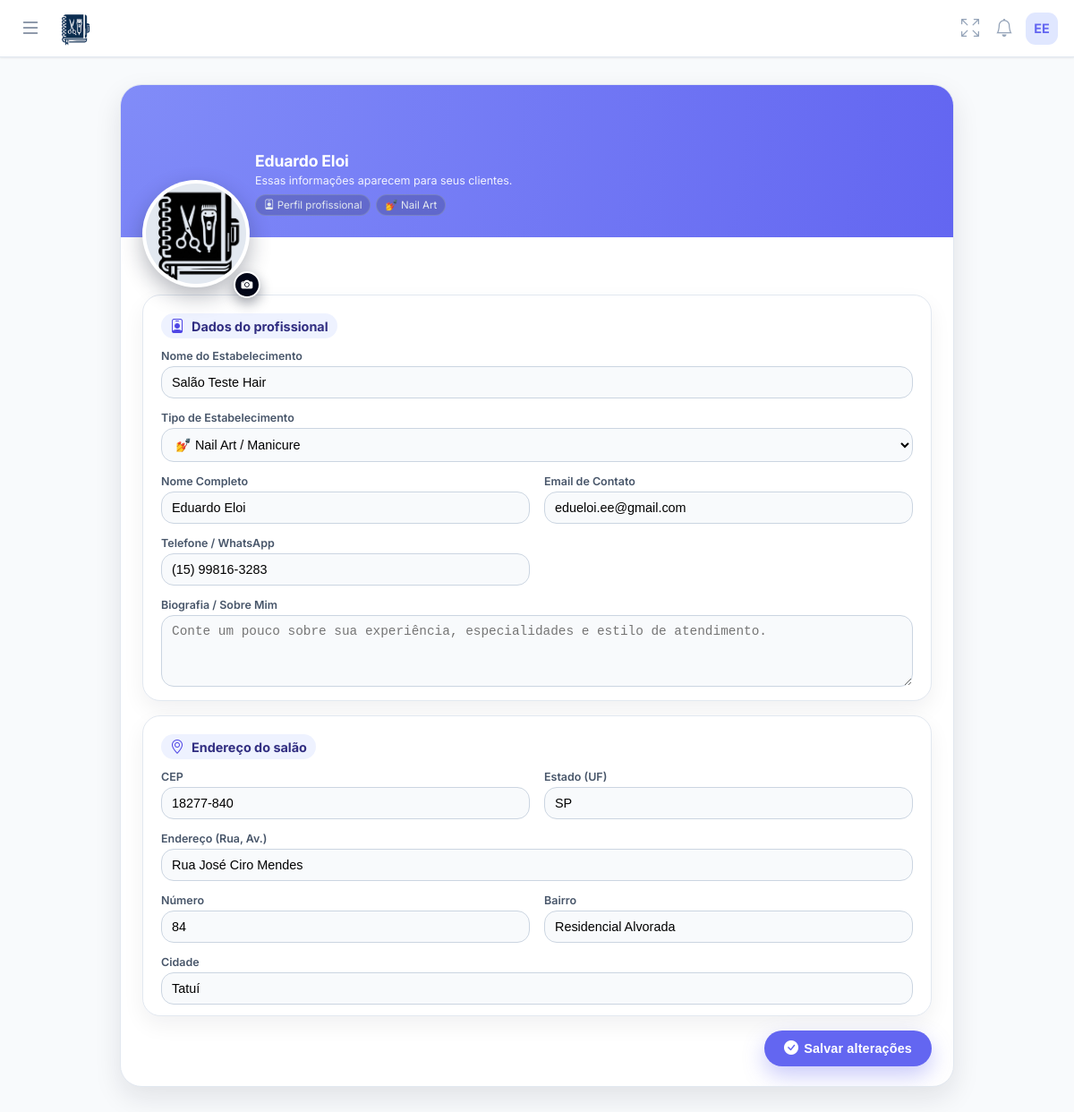
Before: /pages/perfil/perfil.php (signed in) with the older database file.
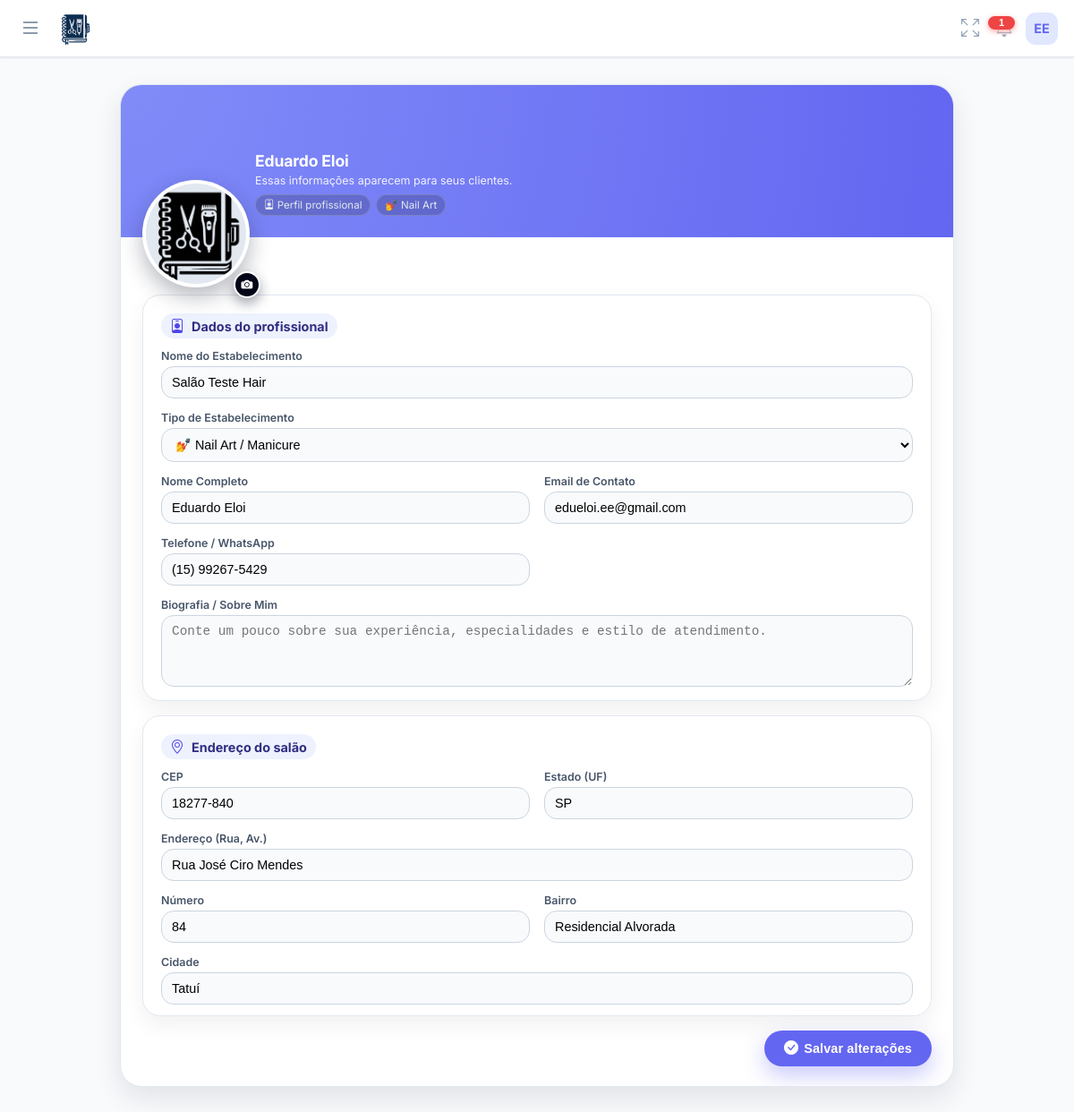
After: the same page with the newer database file.
### tables this page shows
CREATE TABLE usuarios (
        id INTEGER PRIMARY KEY AUTOINCREMENT,
        nome TEXT, email TEXT, telefone TEXT, foto TEXT, biografia TEXT,
        cep TEXT, endereco TEXT, numero TEXT, bairro TEXT, cidade TEXT, estado TEXT,
        criado_em DATETIME DEFAULT CURRENT_TIMESTAMP
    , senha TEXT, estabelecimento TEXT, cor_tema TEXT DEFAULT '#4f46e5', ultimo_login DATETIME, ativo INTEGER DEFAULT 1, data_expiracao DATE, is_vitalicio INTEGER DEFAULT 0, quem_indicou TEXT, valor_mensalidade REAL DEFAULT 19.90, indicado_por TEXT, valor_mensal REAL DEFAULT 19.90, token_recuperacao TEXT, token_validade DATETIME, tipo_estabelecimento TEXT DEFAULT 'Salão de Beleza');

### pages/perfil/perfil.php (the view, shortened to what this page needs)
<?php
include '../../includes/db.php';
$userId = $_SESSION['user_id'];
include '../../includes/header.php';
include '../../includes/menu.php';
$stmt = $pdo->prepare("SELECT * FROM usuarios WHERE id = ?");
$stmt->execute([$userId]);
$user = $stmt->fetch();
$fotoUrl = (!empty($user['foto']) && file_exists('../../' . $user['foto']))
    ? '../../' . $user['foto']
    : 'https://ui-avatars.com/api/?name=' . urlencode($user['nome'] ?? 'Profissional') . '&background=6366f1&color=fff';
?>
<main class="main-content">
    <form id="formPerfil" method="POST" enctype="multipart/form-data">
        <div class="profile-card">
            <div class="profile-header">
                <div class="avatar-wrapper">
                    <img src="<?php echo $fotoUrl; ?>" alt="Avatar" class="avatar-img" id="previewAvatar">
                    <label for="uploadFoto" class="btn-upload-foto" title="Alterar foto">
                        <i class="bi bi-camera-fill"></i>
                    </label>
                </div>
                <div class="profile-header-text">
                    <h1 class="profile-title"><?php echo htmlspecialchars($user['nome'] ?? 'Profissional'); ?></h1>
                    <div class="profile-subtitle">Essas informações aparecem para seus clientes.</div>
                    <div class="profile-meta-badges">
                        <span class="badge-soft"><i class="bi bi-person-badge"></i> Perfil profissional</span>
                        <?php
                        $tipoAtual = $user['tipo_estabelecimento'] ?? 'Salão de Beleza';
                        $iconesTipo = [
                            'Salão de Beleza' => '💇',
                            'Barbearia' => '💈',
                            'Nail Art' => '💅',
                            'Estética' => '✨',
                            'Spa' => '🧖',
                            'Studio' => '🎨'
                        ];
                        $icone = $iconesTipo[$tipoAtual] ?? '💇';
                        ?>
                        <span class="badge-soft"><?php echo $icone; ?> <?php echo htmlspecialchars($tipoAtual); ?></span>
                    </div>
                </div>
            </div>
            <div class="profile-body">
                <div class="form-section">
                    <div class="section-title">
                        <i class="bi bi-person-badge"></i> Dados do profissional
                    </div>
                    <div class="input-grid">
                        <div class="form-group full-width">
                            <label>Nome do Estabelecimento</label>
                            <input type="text" name="estabelecimento" class="form-control"
                                   value="<?php echo htmlspecialchars($user['estabelecimento'] ?? ''); ?>"
                                   placeholder="Ex: Salão Develoi Hair" required>
                        </div>
                        <div class="form-group full-width">
                            <label>Tipo de Estabelecimento</label>
                            <select name="tipo_estabelecimento" class="form-control" required>
                                <option value="Nail Art" <?php echo ($user['tipo_estabelecimento'] ?? '') === 'Nail Art' ? 'selected' : ''; ?>>💅 Nail Art / Manicure</option>
                            </select>
                        </div>
                        <div class="form-group">
                            <label>Nome Completo</label>
                            <input type="text" name="nome" class="form-control"
                                   value="<?php echo htmlspecialchars($user['nome'] ?? ''); ?>" required>
                        </div>
                        <div class="form-group">
                            <label>Email de Contato</label>
                            <input type="email" name="email" class="form-control"
                                   value="<?php echo htmlspecialchars($user['email'] ?? ''); ?>"
                                   placeholder="Seu melhor e-mail para contato">
                        </div>
                        <div class="form-group">
                            <label>Telefone / WhatsApp</label>
                            <input
                                type="text"
                                name="telefone"
                                id="inputTelefone"
                                class="form-control"
                                value="<?php echo htmlspecialchars($user['telefone'] ?? ''); ?>"
                                placeholder="(00) 00000-0000"
                                maxlength="15"
                                oninput="mascaraTelefone(this)"
                            >
                        </div>
                        <div class="form-group full-width">
                            <label>Biografia / Sobre Mim</label>
                            <textarea name="biografia" class="form-control"
                                      placeholder="Conte um pouco sobre sua experiência, especialidades e estilo de atendimento."><?php
                            ?></textarea>
                        </div>
                    </div>
                </div>
                <div class="form-section">
                    <div class="section-title">
                        <i class="bi bi-geo-alt"></i> Endereço do salão
                    </div>
                    <div class="input-grid">
                        <div class="form-group">
                            <label>CEP</label>
                            <input type="text" name="cep" class="form-control"
                                   value="<?php echo htmlspecialchars($user['cep'] ?? ''); ?>"
                                   onblur="buscarCep(this.value)" placeholder="Somente números">
                        </div>
                        <div class="form-group">
                            <label>Estado (UF)</label>
                            <input type="text" name="estado" id="uf" class="form-control"
                                   value="<?php echo htmlspecialchars($user['estado'] ?? ''); ?>">
                        </div>
                        <div class="form-group full-width">
                            <label>Endereço (Rua, Av.)</label>
                            <input type="text" name="endereco" id="rua" class="form-control"
                                   value="<?php echo htmlspecialchars($user['endereco'] ?? ''); ?>">
                        </div>
                        <div class="form-group">
                            <label>Número</label>
                            <input type="text" name="numero" class="form-control"
                                   value="<?php echo htmlspecialchars($user['numero'] ?? ''); ?>">
                        </div>
                        <div class="form-group">
                            <label>Bairro</label>
                            <input type="text" name="bairro" id="bairro" class="form-control"
                                   value="<?php echo htmlspecialchars($user['bairro'] ?? ''); ?>">
                        </div>
                        <div class="form-group full-width">
                            <label>Cidade</label>
                            <input type="text" name="cidade" id="cidade" class="form-control"
                                   value="<?php echo htmlspecialchars($user['cidade'] ?? ''); ?>">
                        </div>
                    </div>
                </div>
                <div class="btn-save-wrapper">
                    <button type="button" class="btn-save" id="btnSalvarPerfil">
                        <i class="bi bi-check-circle-fill"></i>
                        Salvar alterações
                    </button>
                </div>
            </div>
        </div>
    </form>
</main>
<?php
include '../../includes/footer.php';
?>

### includes/header.php (shortened to what this page needs)
<!DOCTYPE html>
<html lang="pt-br">
<head>
    <link rel="stylesheet" href="https://cdn.jsdelivr.net/npm/bootstrap-icons@1.11.3/font/bootstrap-icons.min.css">
</head>
<body>

### includes/menu.php (shortened to what this page needs)
<?php
$isProd = isset($_SERVER['HTTP_HOST']) && $_SERVER['HTTP_HOST'] === 'salao.develoi.com';
$notificacoesNaoLidas = 0;
if (isset($pdo) && isset($_SESSION['user_id'])) {
    $stmtNotif = $pdo->prepare("SELECT id, type, message, link, created_at FROM notifications WHERE user_id = ? AND is_read = 0 ORDER BY created_at DESC LIMIT 10");
    $stmtNotif->execute([$_SESSION['user_id']]);
    $notificacoesLista = $stmtNotif->fetchAll(PDO::FETCH_ASSOC);
    $notificacoesNaoLidas = count($notificacoesLista);
}
$iniciais  = 'V';
if (isset($pdo) && isset($_SESSION['user_id'])) {
    $stmtUser = $pdo->prepare("SELECT nome, email FROM usuarios WHERE id = ? LIMIT 1");
    $stmtUser->execute([$_SESSION['user_id']]);
    $dadoUsuario = $stmtUser->fetch(PDO::FETCH_ASSOC);
    if ($dadoUsuario && !empty($dadoUsuario['nome'])) {
        $userName = $dadoUsuario['nome'];
        $partesNome = explode(' ', trim($userName));
        $primeiraLetra = mb_substr($partesNome[0], 0, 1);
        $ultimaLetra   = '';
        if (count($partesNome) > 1) {
            $ultimoNome  = end($partesNome);
            $ultimaLetra = mb_substr($ultimoNome, 0, 1);
        }
        $iniciais = strtoupper($primeiraLetra . $ultimaLetra);
    }
}
?>
<link rel="stylesheet" href="https://cdn.jsdelivr.net/npm/bootstrap-icons@1.11.3/font/bootstrap-icons.min.css">
<nav class="app-navbar">
    <div style="display:flex; align-items:center; gap:12px;">
        <button class="menu-btn" id="openMenuBtn" type="button">
            <i class="bi bi-list"></i>
        </button>
        <?php
        if ($isProd) {
            $logoUrl = 'https://salao.develoi.com/img/logo-azul.png';
            $dashboardUrl = '/dashboard';
        } else {
            $host = $_SERVER['HTTP_HOST'];
            $logoUrl = "http://{$host}/karen_site/controle-salao/img/logo-azul.png";
            $dashboardUrl = '/karen_site/controle-salao/pages/dashboard.php';
        }
        ?>
        <a href="<?php echo $dashboardUrl; ?>" class="brand-logo">
            <img src="<?php echo $logoUrl; ?>"
                 alt="Logo Salão Develoi"
                 style="height:38px; width:auto; display:inline-block; vertical-align:middle;">
        </a>
    </div>
    <div style="display:flex; align-items:center; gap:10px;">
        <button class="icon-btn" id="fullscreenBtn" type="button" aria-label="Tela cheia">
            <i class="bi bi-arrows-fullscreen" id="fullscreenIcon"></i>
        </button>
        <div style="position:relative;">
            <button class="icon-btn" id="notificBtn" type="button" aria-label="Notificações" style="position:relative;">
                <i class="bi bi-bell"></i>
                <?php if ($notificacoesNaoLidas > 0): ?>
                    <span id="notif-badge" style="position:absolute;top:2px;right:2px;background:#ef4444;color:#fff;font-size:0.7rem;padding:2px 6px;border-radius:999px;font-weight:700;min-width:18px;text-align:center;line-height:1;box-shadow:0 2px 6px #fca5a5;z-index:2;">
                        <?php echo $notificacoesNaoLidas; ?>
                    </span>
                <?php endif; ?>
            </button>
        </div>
        <div style="position:relative;">
            <div class="navbar-avatar" id="userAvatarBtn">
                <?php echo $iniciais; ?>
            </div>
        </div>
    </div>
</nav>

### includes/footer.php (shortened to what this page needs)
</body>
</html>

### includes/header.php (style rules this page uses)
:root { --primary: #6366f1; --primary-hover: #4f46e5; --bg-body: #f1f5f9; --text-dark: #1e293b; --text-gray: #64748b; --white: #ffffff; --danger: #ef4444; --success: #22c55e; --radius: 16px; --shadow: 0 4px 6px -1px rgba(0, 0, 0, 0.05), 0 2px 4px -1px rgba(0, 0, 0, 0.03); }
body { margin: 0; padding: 0; font-family: 'Inter', sans-serif; background-color: var(--bg-body); color: var(--text-dark); -webkit-font-smoothing: antialiased; }
.main-content { max-width: 1200px; margin: 0 auto; padding: 20px; padding-top: 30px; }

### includes/menu.php (style rules this page uses)
:root { --primary: #6366f1; --primary-dark: #4f46e5; --sidebar-bg: #0f172a; --sidebar-width: 280px; --text-sidebar: #cbd5e1; --bg-body: #f3f4f6; }
body { margin: 0; font-family: 'Plus Jakarta Sans', sans-serif; background-color: var(--bg-body); padding-top: 70px; }
.app-navbar { background: rgba(255, 255, 255, 0.94); backdrop-filter: blur(10px); height: 64px; position: fixed; top: 0; left: 0; width: 100%; display: flex; align-items: center; justify-content: space-between; padding: 0 18px; box-shadow: 0 1px 2px rgba(15, 23, 42, 0.08); z-index: 1000; box-sizing: border-box; border-bottom: 1px solid #e2e8f0; }
.brand-logo { font-weight: 700; font-size: 1.12rem; color: #1e293b; display: flex; align-items: center; gap: 10px; text-decoration: none; letter-spacing: -0.4px; }
.menu-btn { background: none; border: none; font-size: 1.5rem; color: #64748b; cursor: pointer; display: flex; align-items: center; justify-content: center; padding: 4px; }
.icon-btn { background: none; border: none; padding: 4px; cursor: pointer; display: flex; align-items: center; justify-content: center; border-radius: 999px; transition: 0.2s; }
.icon-btn i { font-size: 1.25rem; color: #94a3b8; }
.navbar-avatar { width: 36px; height: 36px; background: #e0e7ff; color: var(--primary); border-radius: 11px; display: flex; align-items: center; justify-content: center; font-weight: 700; font-size: 0.9rem; cursor: pointer; transition: 0.2s; }

Changed rows visible on the page:
changed usuarios "Eduardo Eloi": telefone "(15) 99816-3283" → "(15) 99267-5429"
Other visible differences:
$notificacoesNaoLidas: (not shown) → "1"
